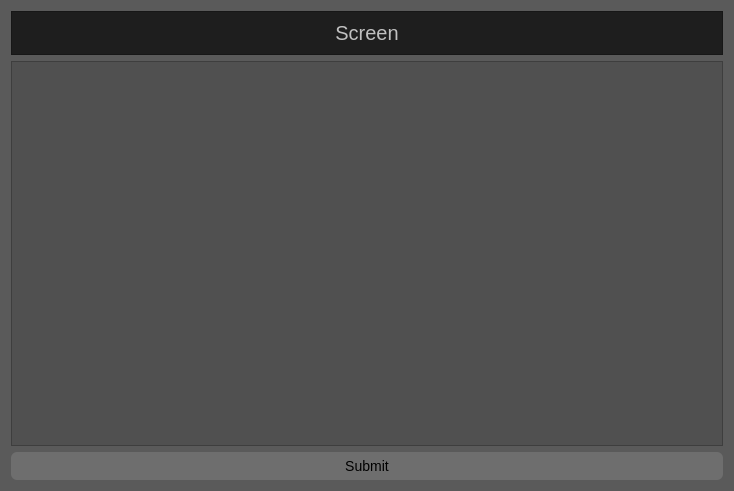
<?xml version="1.0" encoding="UTF-8"?>
<ui version="4.0">
 <class>CinemaHall</class>
 <widget class="QWidget" name="CinemaHall">
  <property name="geometry">
   <rect>
    <x>0</x>
    <y>0</y>
    <width>734</width>
    <height>491</height>
   </rect>
  </property>
  <property name="windowTitle">
   <string>Future Cinema Hall</string>
  </property>
  <property name="styleSheet">
   <string notr="true">background-color:rgb(90,90,90);
</string>
  </property>
  <layout class="QGridLayout" name="gridLayout_2">
   <item row="1" column="0">
    <widget class="QFrame" name="frame_2">
     <property name="styleSheet">
      <string notr="true">background-color:rgb(80,80,80);</string>
     </property>
     <property name="frameShape">
      <enum>QFrame::StyledPanel</enum>
     </property>
     <property name="frameShadow">
      <enum>QFrame::Raised</enum>
     </property>
     <layout class="QGridLayout" name="gridLayout">
      <item row="0" column="0">
       <layout class="QGridLayout" name="mainGrid"/>
      </item>
     </layout>
    </widget>
   </item>
   <item row="0" column="0">
    <widget class="QFrame" name="frame">
     <property name="sizePolicy">
      <sizepolicy hsizetype="Preferred" vsizetype="Fixed">
       <horstretch>0</horstretch>
       <verstretch>0</verstretch>
      </sizepolicy>
     </property>
     <property name="styleSheet">
      <string notr="true">QFrame{
background-color:rgb(30,30,30);
}</string>
     </property>
     <property name="frameShape">
      <enum>QFrame::StyledPanel</enum>
     </property>
     <property name="frameShadow">
      <enum>QFrame::Raised</enum>
     </property>
     <layout class="QGridLayout" name="gridLayout_4">
      <item row="0" column="0">
       <widget class="QLabel" name="label">
        <property name="styleSheet">
         <string notr="true">font-size:20px;
color:rgb(192,192,192);</string>
        </property>
        <property name="text">
         <string>Screen</string>
        </property>
        <property name="alignment">
         <set>Qt::AlignCenter</set>
        </property>
       </widget>
      </item>
     </layout>
    </widget>
   </item>
   <item row="2" column="0">
    <widget class="QPushButton" name="submitButton">
     <property name="styleSheet">
      <string notr="true">QPushButton{
font-size:14px;
border-radius:6px;
background-color:rgb(110,110,110);
padding-top:6px;
padding-bottom:6px;
}

QPushButton:hover{
background-color:rgb(130,130,130);
}</string>
     </property>
     <property name="text">
      <string>Submit</string>
     </property>
    </widget>
   </item>
  </layout>
 </widget>
 <resources/>
 <connections/>
</ui>
